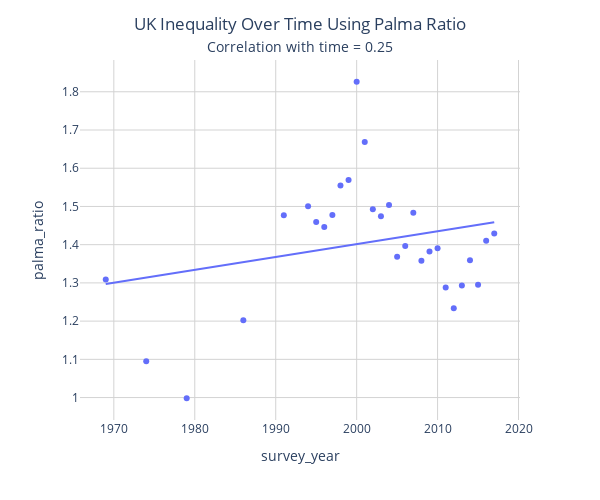

The notebook cell this image was saved under:
### Code cell
fig = px.scatter(
    df_uk, 
    x="survey_year", 
    y="palma_ratio", 
    trendline="ols", 
    width=600, 
    height=500,
    hover_data=["survey_year"]
)

fig.update_layout(
    title=dict(
        text="UK Inequality Over Time Using Palma Ratio<br><span style='font-size:14px;'>Correlation with time = 0.25</span>",
        x=0.5,
        xanchor='center'
    ),
    plot_bgcolor="white",  # white background
    xaxis=dict(
        showgrid=True,
        gridcolor="lightgrey"  # x-axis grid lines
    ),
    yaxis=dict(
        showgrid=True,
        gridcolor="lightgrey"  # y-axis grid lines
    )
)

fig.show()

### Figure 1 — Plotly figure (JSON) as saved in the notebook; plotly's stock layout.template omitted (floating-point values rounded to 4 significant figures)
{"data": [{"hovertemplate": "survey_year=%{x}<br>palma_ratio=%{y}<extra></extra>", "legendgroup": "", "marker": {"color": "#636efa", "symbol": "circle"}, "mode": "markers", "name": "", "orientation": "v", "showlegend": false, "type": "scatter", "x": [1969, 1974, 1979, 1986, 1991, 1994, 1995, 1996, 1997, 1998, 1999, 2000, 2001, 2002, 2003, 2004, 2005, 2006, 2007, 2008, 2009, 2010, 2011, 2012, 2013, 2014, 2015, 2016, 2017], "xaxis": "x", "y": [1.309, 1.095, 0.9982, 1.202, 1.477, 1.501, 1.459, 1.446, 1.478, 1.555, 1.569, 1.826, 1.669, 1.493, 1.475, 1.504, 1.368, 1.396, 1.484, 1.358, 1.382, 1.39, 1.288, 1.234, 1.293, 1.359, 1.295, 1.41, 1.429], "yaxis": "y"}, {"hovertemplate": "<b>OLS trendline</b><br>palma_ratio = 0.00336703 * survey_year + -5.33268<br>R<sup>2</sup>=0.064677<br><br>survey_year=%{x}<br>palma_ratio=%{y} <b>(trend)</b><extra></extra>", "legendgroup": "", "marker": {"color": "#636efa", "symbol": "circle"}, "mode": "lines", "name": "", "showlegend": false, "type": "scatter", "x": [1969, 1974, 1979, 1986, 1991, 1994, 1995, 1996, 1997, 1998, 1999, 2000, 2001, 2002, 2003, 2004, 2005, 2006, 2007, 2008, 2009, 2010, 2011, 2012, 2013, 2014, 2015, 2016, 2017], "xaxis": "x", "y": [1.297, 1.314, 1.331, 1.354, 1.371, 1.381, 1.385, 1.388, 1.391, 1.395, 1.398, 1.401, 1.405, 1.408, 1.411, 1.415, 1.418, 1.422, 1.425, 1.428, 1.432, 1.435, 1.438, 1.442, 1.445, 1.449, 1.452, 1.455, 1.459], "yaxis": "y"}], "layout": {"height": 500, "legend": {"tracegroupgap": 0}, "margin": {"t": 60}, "plot_bgcolor": "white", "title": {"text": "UK Inequality Over Time Using Palma Ratio<br><span style='font-size:14px;'>Correlation with time = 0.25</span>", "x": 0.5, "xanchor": "center"}, "width": 600, "xaxis": {"anchor": "y", "domain": [0, 1], "gridcolor": "lightgrey", "showgrid": true, "title": {"text": "survey_year"}}, "yaxis": {"anchor": "x", "domain": [0, 1], "gridcolor": "lightgrey", "showgrid": true, "title": {"text": "palma_ratio"}}}}
